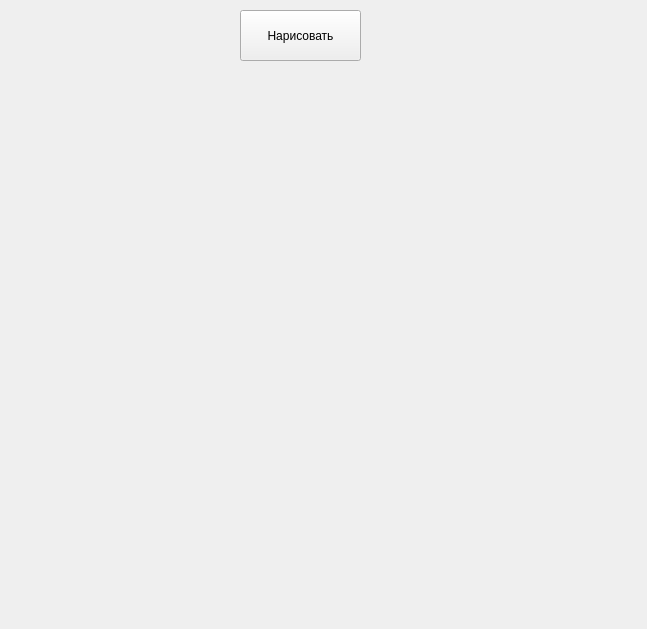
<?xml version="1.0" encoding="UTF-8"?>
<ui version="4.0">
 <class>Form</class>
 <widget class="QWidget" name="Form">
  <property name="geometry">
   <rect>
    <x>0</x>
    <y>0</y>
    <width>647</width>
    <height>629</height>
   </rect>
  </property>
  <property name="windowTitle">
   <string>Form</string>
  </property>
  <widget class="QPushButton" name="draw_btn">
   <property name="geometry">
    <rect>
     <x>240</x>
     <y>10</y>
     <width>121</width>
     <height>51</height>
    </rect>
   </property>
   <property name="text">
    <string>Нарисовать</string>
   </property>
  </widget>
 </widget>
 <resources/>
 <connections/>
</ui>
